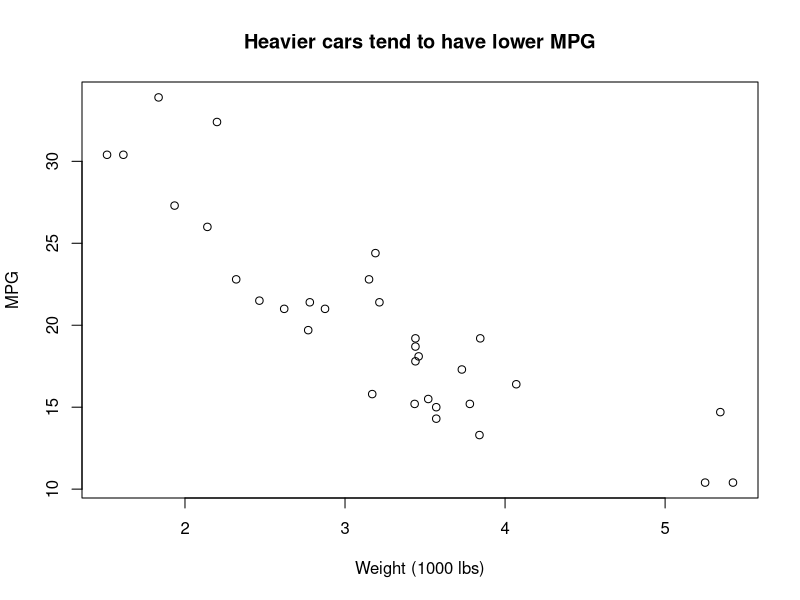
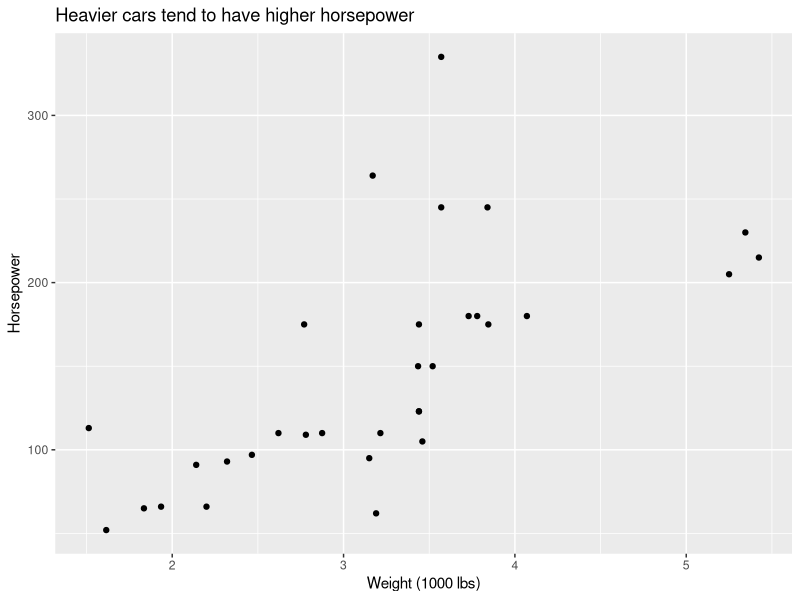
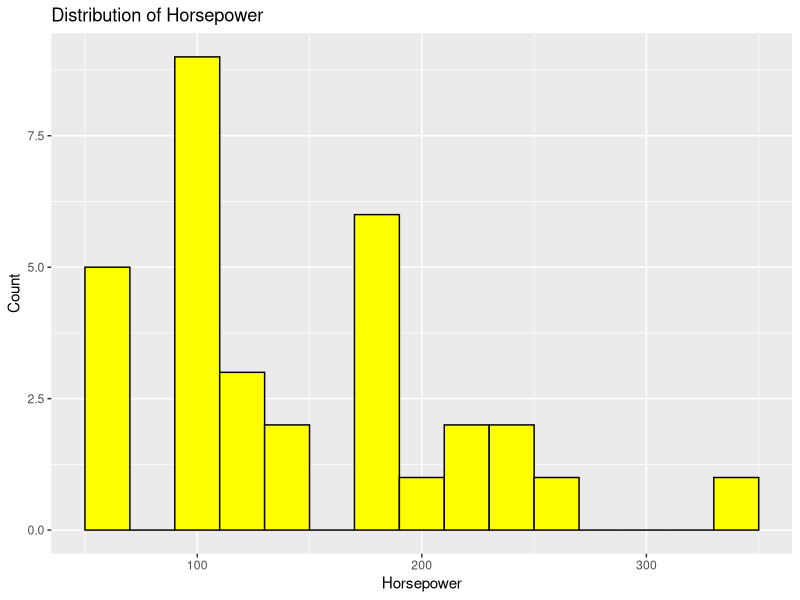
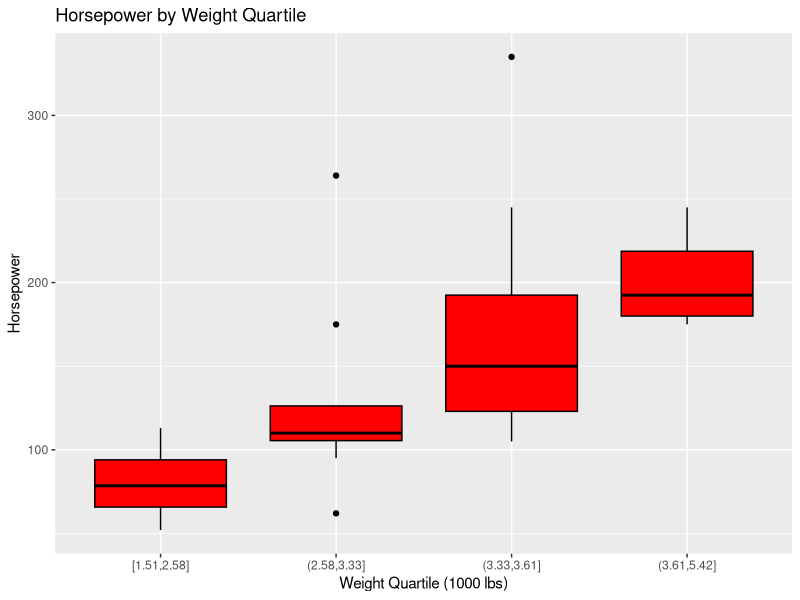

Write the R code that produced these figures, in order.
## ---- chunk 1
0.1 + 0.1 + 0.1 - 0.3
0.3 - 0.1 - 0.1 - 0.1 # a variation

# run this if you want to avoid scientific notation
options(scipen = 999)
## ---- chunk 2
# install.packages("tidyverse")
library(tidyverse)
## ---- chunk 3
mtcars[mtcars$cyl == 6 & mtcars$mpg > 20, c("mpg", "hp")]
## ---- chunk 4
mtcars %>%
  filter(cyl == 6, mpg > 20) %>%
  select(mpg, hp)
## ---- chunk 5
data(mtcars) # reads in the data & adds it to your environment as a dataframe
View(mtcars) # opens up the datafram for viewing
head(mtcars) # displays the top few lines of the dataframe
summary(mtcars) # displays a summary of all variables
?mtcars # will open up documentation in your Help tab. works for packages, functions, too!
## ---- chunk 6
mean(mtcars$mpg) # the $ helps you select a specific column of interest
## ---- chunk 7

## ---- chunk 8

## ---- chunk 9
# this is a scatterplot of mpg by wt
plot(mtcars$wt, mtcars$mpg,
     xlab = "Weight (1000 lbs)", ylab = "MPG",
     main = "Heavier cars tend to have lower MPG")
## ---- chunk 10
library(ggplot2)

ggplot(mtcars, aes(x = wt, y = hp)) +
  geom_point() +
  labs(
    title = "Heavier cars tend to have higher horsepower",
    x = "Weight (1000 lbs)",
    y = "Horsepower"
  )

ggplot(mtcars, aes(x = hp)) +
  geom_histogram(binwidth = 20, fill = "yellow", color = "black") +
  labs(
    title = "Distribution of Horsepower",
    x = "Horsepower",
    y = "Count"
  )

ggplot(mtcars, aes(x = cut_number(wt, 4), y = hp)) +
  geom_boxplot(fill = "red", color = "black") +
  labs(
    title = "Horsepower by Weight Quartile",
    x = "Weight Quartile (1000 lbs)",
    y = "Horsepower"
  )


